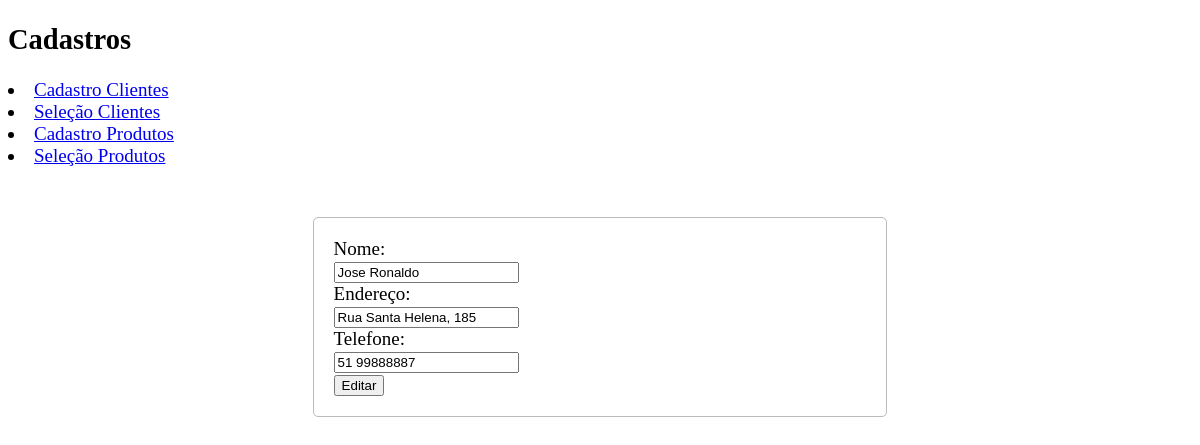
Screenshot of /trabalhogb/cadastroClientes.php?id=2 with the database file from the repository.
### tables this page shows
CREATE TABLE `cliente` (
  `id` int(11) NOT NULL,
  `nome` varchar(40) NOT NULL,
  `endereco` varchar(80) NOT NULL,
  `telefone` varchar(15) NOT NULL
);

### trabalhogb/Class/ClassConexao.php (called while the page is built)
<?php
class Conexao {
    public function conectaDB(){
        try {
            $Con= new PDO("mysql:host=localhost;dbname=trabalhogb","root","");
            return $Con;
        } catch (Exception $Erro) {
            return $Erro->getMessage();
        }
    }
}

### trabalhogb/Class/ClassCrud.php (called while the page is built, shortened)
<?php
class ClassCrud extends Conexao
{
    private $Crud;
    private $Contador;
    public function preparedStatements($Query , $Parametros)
    {
        $this->Crud=$this->conectaDB()->prepare($Query);
        if ($this->Contador > 0)
        {
            for ($I = 1; $I <= $this->Contador; $I++)
            {
                $this->Crud->bindValue($I, $Parametros[$I - 1]);
            }
        }
        $this->Crud->execute();
    }
    private function countParametros($Parametros)
    {
        $this->Contador=count($Parametros);
    }
    public  function  selectBD($Campos,$Tabela, $Condicao, $Parametros)
    {
        $this->preparedStatements("select {$Campos} from  {$Tabela} {$Condicao}", $Parametros);
        return $this->Crud;
    }
}

### trabalhogb/includes/FormCadastroClientes.php (the view, shortened to what this page needs)
<?php
if(isset($_GET['id'])){
    $acao="Editar";
    $Crud = new ClassCrud();
    $BFetch = $Crud->selectBD("*","cliente","where id=?", array($_GET['id']));
    $Fetch = $BFetch->fetch(PDO::FETCH_ASSOC);
    $Nome = $Fetch['nome'];
    $Endereco = $Fetch['endereco'];
    $Telefone = $Fetch['telefone'];
}
else {
    $acao="Cadastrar";
    $Id=0;
    $Nome="";
    $Endereco="";
    $Telefone = "";
}
?>
<div class="Formulario">
    <form name="FormCadastro" id="FormCadastro" method="post" action="Controllers/ControllerCadastroClientes.php">
        <div class="FormularioInput">
            Nome:<br>
            <input type="text" id="Nome" name="Nome" value="<?php echo $Nome; ?>">
        </div>
        <div class="FormularioInput">
            Endereço:<br>
            <input type="text" id="Endereco" name="Endereco" value="<?php echo $Endereco; ?>">
        </div>
        <div class="FormularioInput">
            Telefone:<br>
            <input type="text" id="Telefone" name="Telefone" value="<?php echo $Telefone; ?>">
        </div>
        <div class="FormularioInput">
            <input type="submit" value="<?php echo $acao; ?>">
        </div>
    </form>
</div>

### trabalhogb_v2/style.css (style rules this page uses)
body { font-size: 19px; }
form { width: 45%; margin: 50px auto; text-align: left; padding: 20px; border: 1px solid #bbbbbb; border-radius: 5px; }

### rows the page displays
cliente: Nome "Jose Ronaldo", Endereco "Rua Santa Helena, 185", Telefone "51 99888887"
